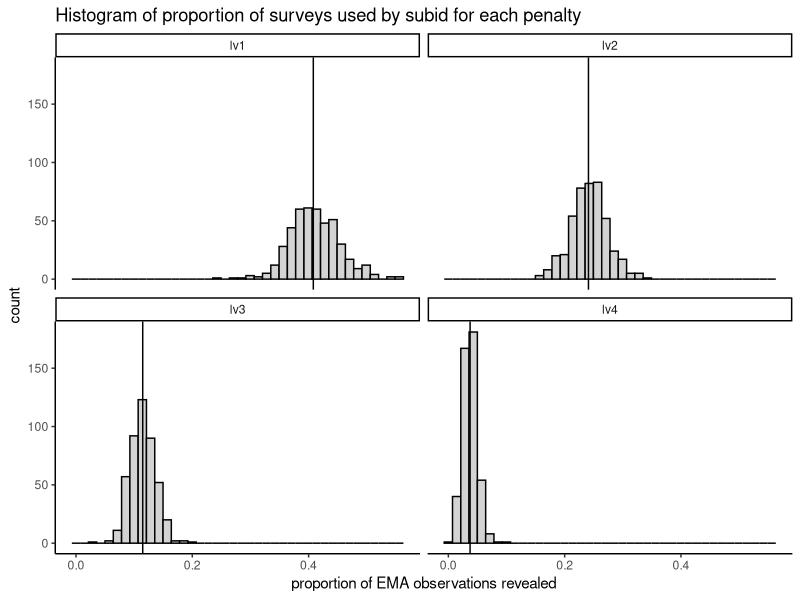

This figure's R source: (Note: this script raises an error after producing the figure.)
## ---- chunk 1
#| message: false
#| echo: false

# load libraries and read in data for printing results

library(tidyverse)
library(here)

theme_set(theme_classic())

aucs <- read_csv(here("data/auc_3_x_10.csv"),
                 show_col_types = FALSE)
posteriors <- read_csv(here("data/posteriors.csv"),
                       show_col_types = FALSE)
pp_tibble <- read_csv(here("data/pp_perf_tibble.csv"),
                       show_col_types = FALSE) |> 
  mutate(model = factor(model, 
                        levels = c("xgboost", "nn_full", "nn_lv1", 
                                   "nn_lv2", "nn_lv3", "nn_lv4"),
                        labels = c("xgboost", "no penalty", "Lv1", 
                                   "Lv2", "Lv3", "Lv4"))) 
contrasts <- read_csv(here("data/contrast.csv"),
                      show_col_types = FALSE)
freq <- read_csv(here("data/freq.csv"),
                      show_col_types = FALSE) 
lapses <- read_csv(here("data/lapses.csv"),
                      show_col_types = FALSE)
## ---- chunk 2
#| label: fig-method
#| fig-cap: "Architecture for two-phase training."
#| fig-width: 6
#| fig-height: 3
#| echo: false 

knitr::include_graphics(path = here::here("figures/methods.png"), error = FALSE)
## ---- chunk 3
#| echo: false

freq |> 
  filter(model != "full") |> 
  ggplot(aes(x = prop)) +
  geom_histogram(color = "black", fill = "light grey", bins = 40) +
  facet_wrap(~model) +
  geom_vline(aes(xintercept = med), freq |> 
               filter(model != "full") |> 
               group_by(model) |> 
               mutate(med = median(prop))) +
  labs(title = "Histogram of proportion of surveys used by subid for each penalty",
       x = "proportion of EMA observations revealed")
## ---- chunk 4
#| echo: false

freq |>
  filter(model != "full") |> 
  left_join(lapses, by = "subid") |> 
  ggplot(aes(x = prop, y = prop_lapse_days), alpha = .8) +
  geom_point() +
  facet_wrap(~model) +
  labs(title = "Relationship between lapses and survey frequency",
       x = "proportion of EMA surveys revealed",
       y = "proportion of study days with lapses")
## ---- chunk 5
#| echo: false

aucs |> 
  group_by(n_repeat) |> 
  summarise(across(xgboost:nn_lv4, ~median(.x))) |> 
  ungroup() |> 
  summarise(across(xgboost:nn_lv4, ~median(.x))) |> 
  glimpse()
## ---- chunk 6
#| echo: false

pp_tibble |> 
  kableExtra::kbl(digits = 3)
## ---- chunk 7
#| echo: false

pp_tibble |> 
  filter(model != "xgboost") |> 
  mutate(penalty = c(0, .02, .05, .08, .12)) |> 
  ggplot(aes(x = penalty, y = pp_median)) +
  geom_point(aes(color = model), size = 2) +
  geom_segment(mapping = aes(x = penalty, y = pp_lower, yend = pp_upper,
                             color = model), linewidth = .75) +
  scale_y_continuous("area under ROC curve", limits = c(.5, 1)) +
  scale_x_continuous("penalty for revealed EMA", 
                     breaks = c(0, .02, .04, .06, .08, .10, .12)) +
  scale_color_viridis_d(option = "D") +
  labs(color = NULL) +
  theme(legend.position = "bottom")
## ---- chunk 8
#| echo: false

posteriors |> 
  mutate(model = factor(model, 
                        levels = c("nn_full", "nn_lv1", "nn_lv2", 
                                   "nn_lv3", "nn_lv4"),
                        labels = c("no penalty", "Lv1", "Lv2", 
                                   "Lv3", "Lv4"))) |>
  filter(model != "xgboost") |> 
  ggplot() + 
  geom_histogram(aes(x = posterior), fill = "light grey", color = "black", 
                 bins = 30) +
  geom_segment(mapping = aes(y = 3000, yend = 3600, x = pp_median, 
                             xend = pp_median),
               data = subset(pp_tibble, model != "xgboost")) +
  geom_segment(mapping = aes(y = 3400, yend = 3400, x = pp_lower, xend = pp_upper),
                data = subset(pp_tibble, model != "xgboost")) +
  facet_wrap(~model, ncol = 1) +
  ylab("Posterior Probability Frequency") +
  xlab("Area Under ROC Curve") +
  theme_classic() 
## ---- chunk 9
#| echo: false

contrasts |> 
  kableExtra::kbl(digits = 3)
